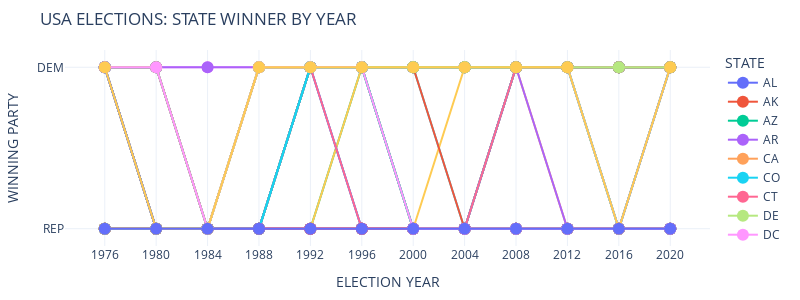

The code cell stored with this chart in its notebook:
### Markdown cell above
## Aug 18, 2024 - Plotly Figure Friday - Week 33 - US Presidential Elections
Analyze results over time, this analysis is not map based
- plot winning party of each state over all years in the data set, like D = 1, R= 0
- plot change in DEM_PCT by state per year, but subtraction of value in first year.

### Code cell
import plotly.express as px
import plotly.graph_objects as go
import polars as pl
import numpy as np

#------------------------------------------------------------------------------#
#     Read dataset from local file, clean up - uses polars LazyFrame           #
#------------------------------------------------------------------------------#
keep_columns = [
    'candidate', 'year', 'state', 'state_po', 
    'party_simplified', 'candidatevotes','totalvotes'
]
df = (
    pl.scan_csv(       # pl.scan_csv creates Lazy Frame for query optimization
    './Dataset/1976-2020-president.csv',
    ignore_errors=True
    )
    .select(
        pl.col(keep_columns))
    .filter(pl.col('party_simplified').is_in(['DEMOCRAT', 'REPUBLICAN']))
    .with_columns(
        pl.col('party_simplified')
        .str.replace('DEMOCRAT', 'DEM')
        .str.replace('REPUBLICAN', 'REP')
    )
    .filter(pl.col('candidate') != 'OTHER')
    .with_columns(
        pl.col('candidate')
            # for unique candidate family names, fix the Bushes
            .str.replace('BUSH, GEORGE H.W.', 'Bush Senior')
            .str.replace('BUSH, GEORGE W.', 'Bush Junior')
            # for unique candidate family names, fix the Clintons
            .str.replace('CLINTON, BILL', 'Clinton B.')
            .str.replace('CLINTON, HILLARY', 'Clinton H.')
            # ROMNEY, MITT wrongly listed as MITT ROMNEY, Washington 2012
            .str.replace('MITT, ROMNEY', 'ROMNEY, MITT'),
        pl.col('year').cast(pl.Int16)
    )
    .with_columns(             # get last name of candidate
        pl.col('candidate')
        .str.split(',')        
        # .list.slice(0, 1)      # gets all text up to first comma
        .list.first()           # gets all text up to first comma, usually the last name
        .str.to_titlecase()     # Title case breaks on McCain, next line fixes is
        .str.replace('Mccain', 'McCain')
    )
    # Un-named DEMOCRATIC candidate from ARIZONA in 2016 won 4 votes, drop nulls to remove
    .drop_nulls('candidate')
    .collect()    # collect applies auto-optimization to covert Lazy Frame to usable Data Frame
)

#------------------------------------------------------------------------------#
#     Make a list of candidate last names by election year. Special attention  #
#     for the Bushes (Junior & Senior) & the Clintons (Bill & Hillary)         #
#------------------------------------------------------------------------------#
df_candidates = (
    df
    .select(pl.col('candidate', 'year','party_simplified'))
    .unique()
    .sort('year')
    .pivot(index='year', on='party_simplified', values='candidate')
)

#------------------------------------------------------------------------------#
#     Group by year, state, calc difference between DEM_VOTES and REP_VOTES    #
#------------------------------------------------------------------------------#
df_votes = (
    df
    .rename({'totalvotes':'TOT_VOTES'})
    .pivot(
        index=['year', 'state', 'state_po','TOT_VOTES'],  # , 'candidate'], 
        on ='party_simplified', 
        values='candidatevotes', 
        aggregate_function='sum'
        )
    .with_columns(pl.col('year').cast(pl.Int16))
    .rename({'DEM': 'DEM_VOTES', 'REP': 'REP_VOTES'})
)

#------------------------------------------------------------------------------#
#     Use a lazy frame to goin df_votes and df_candidates, and finish          #
#     Remaining calculations                                                   #
#------------------------------------------------------------------------------#
final_df = (
    pl.LazyFrame(
        df_candidates.join(
            df_votes,
            on='year',
            how='left'
        )
        .with_columns(
            DEM_PCT = pl.col('DEM_VOTES') / pl.col('TOT_VOTES'),
            REP_PCT = pl.col('REP_VOTES') / pl.col('TOT_VOTES'),
        )
        .with_columns(   # DIFF_PCT is used for coloring each state
            DIFF_PCT = pl.col('DEM_PCT') -  pl.col('REP_PCT'),
        )
        .with_columns(   # absolute value of vote margin used by hovertemplate
            ABS_DIFF_PCT = abs(pl.col('DIFF_PCT'))
        )
        # make columns with winner's name and party for hovertemplate
        .with_columns(
            STATE_WINNER = 
                pl.when(pl.col('DEM_PCT')> pl.col('REP_PCT'))
                .then('DEM')
                .otherwise('REP'),
            WINNING_PARTY = 
                pl.when(pl.col('DEM_PCT')> pl.col('REP_PCT'))
                .then(pl.lit('D'))
                .otherwise(pl.lit('R'))
        )
        # make columns with loser's name and party for hovertemplate
        .with_columns(
            STATE_LOSER = 
                pl.when(pl.col('DEM_PCT')> pl.col('REP_PCT'))
                .then('REP')
                .otherwise('DEM'),
            LOSING_PARTY = 
                pl.when(pl.col('DEM_PCT')> pl.col('REP_PCT'))
                .then(pl.lit('R'))
                .otherwise(pl.lit('D'))
        )
         # make column with winers's vote percentage for hovertemplate
        .with_columns(
            WINNING_PCT = 
                pl.when(pl.col('DEM_PCT')> pl.col('REP_PCT'))
                .then('DEM_PCT')
                .otherwise('REP_PCT')
        )
         # make column with losers's vote percentage for hovertemplate
        .with_columns(
            LOSING_PCT = 
                pl.when(pl.col('DEM_PCT')> pl.col('REP_PCT'))
                .then('REP_PCT')
                .otherwise('DEM_PCT')
        )
    )
    .collect()
)

#------------------------------------------------------------------------------#
#     Make dataframe  with year + states as columns. data shows winning party  #
#------------------------------------------------------------------------------#
df_state_winners = (
    final_df
    .select('year', 'state', 'state_po', 'WINNING_PARTY')
    .with_columns(
        pl.col('WINNING_PARTY').str.replace('R', 'REP').str.replace('D', 'DEM')
    )
    .pivot(
        index='year',
        on = 'state_po',
        values='WINNING_PARTY'
    )
    .with_columns(pl.col('year').cast(pl.String))
    .with_columns(pl.all().cast(pl.String))
)

#------------------------------------------------------------------------------#
#     Make scatter plot of each state's winning party by year                  #
#------------------------------------------------------------------------------#
states = df_state_winners.columns[1:]
fig = px.scatter(df_state_winners, 'year', states)
fig.update_layout(
    title = f'USA Elections: State Winner by year'.upper(),
    height=300, width=800,
    xaxis_title='ELECTION YEAR'.upper(),
    yaxis_title="Winning party".upper(),
    yaxis_title_font=dict(size=14),
    xaxis_title_font=dict(size=14),
    margin={"r":50, "t":50, "l":50, "b":50},
    autosize=False,
    showlegend=True,
    template='plotly_white'
)
#  Setup hover elements
fig.update_traces(
    mode='markers+lines',
    marker=dict(size=12, line=dict(width=0)),
    )
fig.update_layout(hovermode='x unified')
fig.update_layout(legend_title='STATE')
fig.update_yaxes(range = ['REP', 'DEM'])
fig.update_yaxes(categoryorder='category descending')

fig.show()

### Figure 1 — Plotly figure (JSON) as saved in the notebook; plotly's stock layout.template omitted (floating-point values rounded to 4 significant figures)
{"data": [{"hovertemplate": "variable=AL<br>year=%{x}<br>value=%{y}<extra></extra>", "legendgroup": "AL", "marker": {"color": "#636efa", "line": {"width": 0}, "size": 12, "symbol": "circle"}, "mode": "markers+lines", "name": "AL", "orientation": "v", "showlegend": true, "type": "scatter", "x": ["1976", "1980", "1984", "1988", "1992", "1996", "2000", "2004", "2008", "2012", "2016", "2020"], "xaxis": "x", "y": ["DEM", "REP", "REP", "REP", "REP", "REP", "REP", "REP", "REP", "REP", "REP", "REP"], "yaxis": "y"}, {"hovertemplate": "variable=AK<br>year=%{x}<br>value=%{y}<extra></extra>", "legendgroup": "AK", "marker": {"color": "#EF553B", "line": {"width": 0}, "size": 12, "symbol": "circle"}, "mode": "markers+lines", "name": "AK", "orientation": "v", "showlegend": true, "type": "scatter", "x": ["1976", "1980", "1984", "1988", "1992", "1996", "2000", "2004", "2008", "2012", "2016", "2020"], "xaxis": "x", "y": ["REP", "REP", "REP", "REP", "REP", "REP", "REP", "REP", "REP", "REP", "REP", "REP"], "yaxis": "y"}, {"hovertemplate": "variable=AZ<br>year=%{x}<br>value=%{y}<extra></extra>", "legendgroup": "AZ", "marker": {"color": "#00cc96", "line": {"width": 0}, "size": 12, "symbol": "circle"}, "mode": "markers+lines", "name": "AZ", "orientation": "v", "showlegend": true, "type": "scatter", "x": ["1976", "1980", "1984", "1988", "1992", "1996", "2000", "2004", "2008", "2012", "2016", "2020"], "xaxis": "x", "y": ["REP", "REP", "REP", "REP", "REP", "DEM", "REP", "REP", "REP", "REP", "REP", "DEM"], "yaxis": "y"}, {"hovertemplate": "variable=AR<br>year=%{x}<br>value=%{y}<extra></extra>", "legendgroup": "AR", "marker": {"color": "#ab63fa", "line": {"width": 0}, "size": 12, "symbol": "circle"}, "mode": "markers+lines", "name": "AR", "orientation": "v", "showlegend": true, "type": "scatter", "x": ["1976", "1980", "1984", "1988", "1992", "1996", "2000", "2004", "2008", "2012", "2016", "2020"], "xaxis": "x", "y": ["DEM", "REP", "REP", "REP", "DEM", "DEM", "REP", "REP", "REP", "REP", "REP", "REP"], "yaxis": "y"}, {"hovertemplate": "variable=CA<br>year=%{x}<br>value=%{y}<extra></extra>", "legendgroup": "CA", "marker": {"color": "#FFA15A", "line": {"width": 0}, "size": 12, "symbol": "circle"}, "mode": "markers+lines", "name": "CA", "orientation": "v", "showlegend": true, "type": "scatter", "x": ["1976", "1980", "1984", "1988", "1992", "1996", "2000", "2004", "2008", "2012", "2016", "2020"], "xaxis": "x", "y": ["REP", "REP", "REP", "REP", "DEM", "DEM", "DEM", "DEM", "DEM", "DEM", "DEM", "DEM"], "yaxis": "y"}, {"hovertemplate": "variable=CO<br>year=%{x}<br>value=%{y}<extra></extra>", "legendgroup": "CO", "marker": {"color": "#19d3f3", "line": {"width": 0}, "size": 12, "symbol": "circle"}, "mode": "markers+lines", "name": "CO", "orientation": "v", "showlegend": true, "type": "scatter", "x": ["1976", "1980", "1984", "1988", "1992", "1996", "2000", "2004", "2008", "2012", "2016", "2020"], "xaxis": "x", "y": ["REP", "REP", "REP", "REP", "DEM", "REP", "REP", "REP", "DEM", "DEM", "DEM", "DEM"], "yaxis": "y"}, {"hovertemplate": "variable=CT<br>year=%{x}<br>value=%{y}<extra></extra>", "legendgroup": "CT", "marker": {"color": "#FF6692", "line": {"width": 0}, "size": 12, "symbol": "circle"}, "mode": "markers+lines", "name": "CT", "orientation": "v", "showlegend": true, "type": "scatter", "x": ["1976", "1980", "1984", "1988", "1992", "1996", "2000", "2004", "2008", "2012", "2016", "2020"], "xaxis": "x", "y": ["REP", "REP", "REP", "REP", "DEM", "DEM", "DEM", "DEM", "DEM", "DEM", "DEM", "DEM"], "yaxis": "y"}, {"hovertemplate": "variable=DE<br>year=%{x}<br>value=%{y}<extra></extra>", "legendgroup": "DE", "marker": {"color": "#B6E880", "line": {"width": 0}, "size": 12, "symbol": "circle"}, "mode": "markers+lines", "name": "DE", "orientation": "v", "showlegend": true, "type": "scatter", "x": ["1976", "1980", "1984", "1988", "1992", "1996", "2000", "2004", "2008", "2012", "2016", "2020"], "xaxis": "x", "y": ["DEM", "REP", "REP", "REP", "DEM", "DEM", "DEM", "DEM", "DEM", "DEM", "DEM", "DEM"], "yaxis": "y"}, {"hovertemplate": "variable=DC<br>year=%{x}<br>value=%{y}<extra></extra>", "legendgroup": "DC", "marker": {"color": "#FF97FF", "line": {"width": 0}, "size": 12, "symbol": "circle"}, "mode": "markers+lines", "name": "DC", "orientation": "v", "showlegend": true, "type": "scatter", "x": ["1976", "1980", "1984", "1988", "1992", "1996", "2000", "2004", "2008", "2012", "2016", "2020"], "xaxis": "x", "y": ["DEM", "DEM", "DEM", "DEM", "DEM", "DEM", "DEM", "DEM", "DEM", "DEM", "DEM", "DEM"], "yaxis": "y"}, {"hovertemplate": "variable=FL<br>year=%{x}<br>value=%{y}<extra></extra>", "legendgroup": "FL", "marker": {"color": "#FECB52", "line": {"width": 0}, "size": 12, "symbol": "circle"}, "mode": "markers+lines", "name": "FL", "orientation": "v", "showlegend": true, "type": "scatter", "x": ["1976", "1980", "1984", "1988", "1992", "1996", "2000", "2004", "2008", "2012", "2016", "2020"], "xaxis": "x", "y": ["DEM", "REP", "REP", "REP", "REP", "DEM", "REP", "REP", "DEM", "DEM", "REP", "REP"], "yaxis": "y"}, {"hovertemplate": "variable=GA<br>year=%{x}<br>value=%{y}<extra></extra>", "legendgroup": "GA", "marker": {"color": "#636efa", "line": {"width": 0}, "size": 12, "symbol": "circle"}, "mode": "markers+lines", "name": "GA", "orientation": "v", "showlegend": true, "type": "scatter", "x": ["1976", "1980", "1984", "1988", "1992", "1996", "2000", "2004", "2008", "2012", "2016", "2020"], "xaxis": "x", "y": ["DEM", "DEM", "REP", "REP", "DEM", "REP", "REP", "REP", "REP", "REP", "REP", "DEM"], "yaxis": "y"}, {"hovertemplate": "variable=HI<br>year=%{x}<br>value=%{y}<extra></extra>", "legendgroup": "HI", "marker": {"color": "#EF553B", "line": {"width": 0}, "size": 12, "symbol": "circle"}, "mode": "markers+lines", "name": "HI", "orientation": "v", "showlegend": true, "type": "scatter", "x": ["1976", "1980", "1984", "1988", "1992", "1996", "2000", "2004", "2008", "2012", "2016", "2020"], "xaxis": "x", "y": ["DEM", "DEM", "REP", "DEM", "DEM", "DEM", "DEM", "DEM", "DEM", "DEM", "DEM", "DEM"], "yaxis": "y"}, {"hovertemplate": "variable=ID<br>year=%{x}<br>value=%{y}<extra></extra>", "legendgroup": "ID", "marker": {"color": "#00cc96", "line": {"width": 0}, "size": 12, "symbol": "circle"}, "mode": "markers+lines", "name": "ID", "orientation": "v", "showlegend": true, "type": "scatter", "x": ["1976", "1980", "1984", "1988", "1992", "1996", "2000", "2004", "2008", "2012", "2016", "2020"], "xaxis": "x", "y": ["REP", "REP", "REP", "REP", "REP", "REP", "REP", "REP", "REP", "REP", "REP", "REP"], "yaxis": "y"}, {"hovertemplate": "variable=IL<br>year=%{x}<br>value=%{y}<extra></extra>", "legendgroup": "IL", "marker": {"color": "#ab63fa", "line": {"width": 0}, "size": 12, "symbol": "circle"}, "mode": "markers+lines", "name": "IL", "orientation": "v", "showlegend": true, "type": "scatter", "x": ["1976", "1980", "1984", "1988", "1992", "1996", "2000", "2004", "2008", "2012", "2016", "2020"], "xaxis": "x", "y": ["REP", "REP", "REP", "REP", "DEM", "DEM", "DEM", "DEM", "DEM", "DEM", "DEM", "DEM"], "yaxis": "y"}, {"hovertemplate": "variable=IN<br>year=%{x}<br>value=%{y}<extra></extra>", "legendgroup": "IN", "marker": {"color": "#FFA15A", "line": {"width": 0}, "size": 12, "symbol": "circle"}, "mode": "markers+lines", "name": "IN", "orientation": "v", "showlegend": true, "type": "scatter", "x": ["1976", "1980", "1984", "1988", "1992", "1996", "2000", "2004", "2008", "2012", "2016", "2020"], "xaxis": "x", "y": ["REP", "REP", "REP", "REP", "REP", "REP", "REP", "REP", "DEM", "REP", "REP", "REP"], "yaxis": "y"}, {"hovertemplate": "variable=IA<br>year=%{x}<br>value=%{y}<extra></extra>", "legendgroup": "IA", "marker": {"color": "#19d3f3", "line": {"width": 0}, "size": 12, "symbol": "circle"}, "mode": "markers+lines", "name": "IA", "orientation": "v", "showlegend": true, "type": "scatter", "x": ["1976", "1980", "1984", "1988", "1992", "1996", "2000", "2004", "2008", "2012", "2016", "2020"], "xaxis": "x", "y": ["REP", "REP", "REP", "DEM", "DEM", "DEM", "DEM", "REP", "DEM", "DEM", "REP", "REP"], "yaxis": "y"}, {"hovertemplate": "variable=KS<br>year=%{x}<br>value=%{y}<extra></extra>", "legendgroup": "KS", "marker": {"color": "#FF6692", "line": {"width": 0}, "size": 12, "symbol": "circle"}, "mode": "markers+lines", "name": "KS", "orientation": "v", "showlegend": true, "type": "scatter", "x": ["1976", "1980", "1984", "1988", "1992", "1996", "2000", "2004", "2008", "2012", "2016", "2020"], "xaxis": "x", "y": ["REP", "REP", "REP", "REP", "REP", "REP", "REP", "REP", "REP", "REP", "REP", "REP"], "yaxis": "y"}, {"hovertemplate": "variable=KY<br>year=%{x}<br>value=%{y}<extra></extra>", "legendgroup": "KY", "marker": {"color": "#B6E880", "line": {"width": 0}, "size": 12, "symbol": "circle"}, "mode": "markers+lines", "name": "KY", "orientation": "v", "showlegend": true, "type": "scatter", "x": ["1976", "1980", "1984", "1988", "1992", "1996", "2000", "2004", "2008", "2012", "2016", "2020"], "xaxis": "x", "y": ["DEM", "REP", "REP", "REP", "DEM", "DEM", "REP", "REP", "REP", "REP", "REP", "REP"], "yaxis": "y"}, {"hovertemplate": "variable=LA<br>year=%{x}<br>value=%{y}<extra></extra>", "legendgroup": "LA", "marker": {"color": "#FF97FF", "line": {"width": 0}, "size": 12, "symbol": "circle"}, "mode": "markers+lines", "name": "LA", "orientation": "v", "showlegend": true, "type": "scatter", "x": ["1976", "1980", "1984", "1988", "1992", "1996", "2000", "2004", "2008", "2012", "2016", "2020"], "xaxis": "x", "y": ["DEM", "REP", "REP", "REP", "DEM", "DEM", "REP", "REP", "REP", "REP", "REP", "REP"], "yaxis": "y"}, {"hovertemplate": "variable=ME<br>year=%{x}<br>value=%{y}<extra></extra>", "legendgroup": "ME", "marker": {"color": "#FECB52", "line": {"width": 0}, "size": 12, "symbol": "circle"}, "mode": "markers+lines", "name": "ME", "orientation": "v", "showlegend": true, "type": "scatter", "x": ["1976", "1980", "1984", "1988", "1992", "1996", "2000", "2004", "2008", "2012", "2016", "2020"], "xaxis": "x", "y": ["REP", "REP", "REP", "REP", "DEM", "DEM", "DEM", "DEM", "DEM", "DEM", "DEM", "DEM"], "yaxis": "y"}, {"hovertemplate": "variable=MD<br>year=%{x}<br>value=%{y}<extra></extra>", "legendgroup": "MD", "marker": {"color": "#636efa", "line": {"width": 0}, "size": 12, "symbol": "circle"}, "mode": "markers+lines", "name": "MD", "orientation": "v", "showlegend": true, "type": "scatter", "x": ["1976", "1980", "1984", "1988", "1992", "1996", "2000", "2004", "2008", "2012", "2016", "2020"], "xaxis": "x", "y": ["DEM", "DEM", "REP", "REP", "DEM", "DEM", "DEM", "DEM", "DEM", "DEM", "DEM", "DEM"], "yaxis": "y"}, {"hovertemplate": "variable=MA<br>year=%{x}<br>value=%{y}<extra></extra>", "legendgroup": "MA", "marker": {"color": "#EF553B", "line": {"width": 0}, "size": 12, "symbol": "circle"}, "mode": "markers+lines", "name": "MA", "orientation": "v", "showlegend": true, "type": "scatter", "x": ["1976", "1980", "1984", "1988", "1992", "1996", "2000", "2004", "2008", "2012", "2016", "2020"], "xaxis": "x", "y": ["DEM", "REP", "REP", "DEM", "DEM", "DEM", "DEM", "DEM", "DEM", "DEM", "DEM", "DEM"], "yaxis": "y"}, {"hovertemplate": "variable=MI<br>year=%{x}<br>value=%{y}<extra></extra>", "legendgroup": "MI", "marker": {"color": "#00cc96", "line": {"width": 0}, "size": 12, "symbol": "circle"}, "mode": "markers+lines", "name": "MI", "orientation": "v", "showlegend": true, "type": "scatter", "x": ["1976", "1980", "1984", "1988", "1992", "1996", "2000", "2004", "2008", "2012", "2016", "2020"], "xaxis": "x", "y": ["REP", "REP", "REP", "REP", "DEM", "DEM", "DEM", "DEM", "DEM", "DEM", "REP", "DEM"], "yaxis": "y"}, {"hovertemplate": "variable=MN<br>year=%{x}<br>value=%{y}<extra></extra>", "legendgroup": "MN", "marker": {"color": "#ab63fa", "line": {"width": 0}, "size": 12, "symbol": "circle"}, "mode": "markers+lines", "name": "MN", "orientation": "v", "showlegend": true, "type": "scatter", "x": ["1976", "1980", "1984", "1988", "1992", "1996", "2000", "2004", "2008", "2012", "2016", "2020"], "xaxis": "x", "y": ["DEM", "DEM", "DEM", "DEM", "DEM", "DEM", "DEM", "DEM", "DEM", "DEM", "DEM", "DEM"], "yaxis": "y"}, {"hovertemplate": "variable=MS<br>year=%{x}<br>value=%{y}<extra></extra>", "legendgroup": "MS", "marker": {"color": "#FFA15A", "line": {"width": 0}, "size": 12, "symbol": "circle"}, "mode": "markers+lines", "name": "MS", "orientation": "v", "showlegend": true, "type": "scatter", "x": ["1976", "1980", "1984", "1988", "1992", "1996", "2000", "2004", "2008", "2012", "2016", "2020"], "xaxis": "x", "y": ["DEM", "REP", "REP", "REP", "REP", "REP", "REP", "REP", "REP", "REP", "REP", "REP"], "yaxis": "y"}, {"hovertemplate": "variable=MO<br>year=%{x}<br>value=%{y}<extra></extra>", "legendgroup": "MO", "marker": {"color": "#19d3f3", "line": {"width": 0}, "size": 12, "symbol": "circle"}, "mode": "markers+lines", "name": "MO", "orientation": "v", "showlegend": true, "type": "scatter", "x": ["1976", "1980", "1984", "1988", "1992", "1996", "2000", "2004", "2008", "2012", "2016", "2020"], "xaxis": "x", "y": ["DEM", "REP", "REP", "REP", "DEM", "DEM", "REP", "REP", "REP", "REP", "REP", "REP"], "yaxis": "y"}, {"hovertemplate": "variable=MT<br>year=%{x}<br>value=%{y}<extra></extra>", "legendgroup": "MT", "marker": {"color": "#FF6692", "line": {"width": 0}, "size": 12, "symbol": "circle"}, "mode": "markers+lines", "name": "MT", "orientation": "v", "showlegend": true, "type": "scatter", "x": ["1976", "1980", "1984", "1988", "1992", "1996", "2000", "2004", "2008", "2012", "2016", "2020"], "xaxis": "x", "y": ["REP", "REP", "REP", "REP", "DEM", "REP", "REP", "REP", "REP", "REP", "REP", "REP"], "yaxis": "y"}, {"hovertemplate": "variable=NE<br>year=%{x}<br>value=%{y}<extra></extra>", "legendgroup": "NE", "marker": {"color": "#B6E880", "line": {"width": 0}, "size": 12, "symbol": "circle"}, "mode": "markers+lines", "name": "NE", "orientation": "v", "showlegend": true, "type": "scatter", "x": ["1976", "1980", "1984", "1988", "1992", "1996", "2000", "2004", "2008", "2012", "2016", "2020"], "xaxis": "x", "y": ["REP", "REP", "REP", "REP", "REP", "REP", "REP", "REP", "REP", "REP", "REP", "REP"], "yaxis": "y"}, {"hovertemplate": "variable=NV<br>year=%{x}<br>value=%{y}<extra></extra>", "legendgroup": "NV", "marker": {"color": "#FF97FF", "line": {"width": 0}, "size": 12, "symbol": "circle"}, "mode": "markers+lines", "name": "NV", "orientation": "v", "showlegend": true, "type": "scatter", "x": ["1976", "1980", "1984", "1988", "1992", "1996", "2000", "2004", "2008", "2012", "2016", "2020"], "xaxis": "x", "y": ["REP", "REP", "REP", "REP", "DEM", "DEM", "REP", "REP", "DEM", "DEM", "DEM", "DEM"], "yaxis": "y"}, {"hovertemplate": "variable=NH<br>year=%{x}<br>value=%{y}<extra></extra>", "legendgroup": "NH", "marker": {"color": "#FECB52", "line": {"width": 0}, "size": 12, "symbol": "circle"}, "mode": "markers+lines", "name": "NH", "orientation": "v", "showlegend": true, "type": "scatter", "x": ["1976", "1980", "1984", "1988", "1992", "1996", "2000", "2004", "2008", "2012", "2016", "2020"], "xaxis": "x", "y": ["REP", "REP", "REP", "REP", "DEM", "DEM", "REP", "DEM", "DEM", "DEM", "DEM", "DEM"], "yaxis": "y"}, {"hovertemplate": "variable=NJ<br>year=%{x}<br>value=%{y}<extra></extra>", "legendgroup": "NJ", "marker": {"color": "#636efa", "line": {"width": 0}, "size": 12, "symbol": "circle"}, "mode": "markers+lines", "name": "NJ", "orientation": "v", "showlegend": true, "type": "scatter", "x": ["1976", "1980", "1984", "1988", "1992", "1996", "2000", "2004", "2008", "2012", "2016", "2020"], "xaxis": "x", "y": ["REP", "REP", "REP", "REP", "DEM", "DEM", "DEM", "DEM", "DEM", "DEM", "DEM", "DEM"], "yaxis": "y"}, {"hovertemplate": "variable=NM<br>year=%{x}<br>value=%{y}<extra></extra>", "legendgroup": "NM", "marker": {"color": "#EF553B", "line": {"width": 0}, "size": 12, "symbol": "circle"}, "mode": "markers+lines", "name": "NM", "orientation": "v", "showlegend": true, "type": "scatter", "x": ["1976", "1980", "1984", "1988", "1992", "1996", "2000", "2004", "2008", "2012", "2016", "2020"], "xaxis": "x", "y": ["REP", "REP", "REP", "REP", "DEM", "DEM", "DEM", "REP", "DEM", "DEM", "DEM", "DEM"], "yaxis": "y"}, {"hovertemplate": "variable=NY<br>year=%{x}<br>value=%{y}<extra></extra>", "legendgroup": "NY", "marker": {"color": "#00cc96", "line": {"width": 0}, "size": 12, "symbol": "circle"}, "mode": "markers+lines", "name": "NY", "orientation": "v", "showlegend": true, "type": "scatter", "x": ["1976", "1980", "1984", "1988", "1992", "1996", "2000", "2004", "2008", "2012", "2016", "2020"], "xaxis": "x", "y": ["DEM", "DEM", "REP", "DEM", "DEM", "DEM", "DEM", "DEM", "DEM", "DEM", "DEM", "DEM"], "yaxis": "y"}, {"hovertemplate": "variable=NC<br>year=%{x}<br>value=%{y}<extra></extra>", "legendgroup": "NC", "marker": {"color": "#ab63fa", "line": {"width": 0}, "size": 12, "symbol": "circle"}, "mode": "markers+lines", "name": "NC", "orientation": "v", "showlegend": true, "type": "scatter", "x": ["1976", "1980", "1984", "1988", "1992", "1996", "2000", "2004", "2008", "2012", "2016", "2020"], "xaxis": "x", "y": ["DEM", "REP", "REP", "REP", "REP", "REP", "REP", "REP", "DEM", "REP", "REP", "REP"], "yaxis": "y"}, {"hovertemplate": "variable=ND<br>year=%{x}<br>value=%{y}<extra></extra>", "legendgroup": "ND", "marker": {"color": "#FFA15A", "line": {"width": 0}, "size": 12, "symbol": "circle"}, "mode": "markers+lines", "name": "ND", "orientation": "v", "showlegend": true, "type": "scatter", "x": ["1976", "1980", "1984", "1988", "1992", "1996", "2000", "2004", "2008", "2012", "2016", "2020"], "xaxis": "x", "y": ["REP", "REP", "REP", "REP", "REP", "REP", "REP", "REP", "REP", "REP", "REP", "REP"], "yaxis": "y"}, {"hovertemplate": "variable=OH<br>year=%{x}<br>value=%{y}<extra></extra>", "legendgroup": "OH", "marker": {"color": "#19d3f3", "line": {"width": 0}, "size": 12, "symbol": "circle"}, "mode": "markers+lines", "name": "OH", "orientation": "v", "showlegend": true, "type": "scatter", "x": ["1976", "1980", "1984", "1988", "1992", "1996", "2000", "2004", "2008", "2012", "2016", "2020"], "xaxis": "x", "y": ["DEM", "REP", "REP", "REP", "DEM", "DEM", "REP", "REP", "DEM", "DEM", "REP", "REP"], "yaxis": "y"}, {"hovertemplate": "variable=OK<br>year=%{x}<br>value=%{y}<extra></extra>", "legendgroup": "OK", "marker": {"color": "#FF6692", "line": {"width": 0}, "size": 12, "symbol": "circle"}, "mode": "markers+lines", "name": "OK", "orientation": "v", "showlegend": true, "type": "scatter", "x": ["1976", "1980", "1984", "1988", "1992", "1996", "2000", "2004", "2008", "2012", "2016", "2020"], "xaxis": "x", "y": ["REP", "REP", "REP", "REP", "REP", "REP", "REP", "REP", "REP", "REP", "REP", "REP"], "yaxis": "y"}, {"hovertemplate": "variable=OR<br>year=%{x}<br>value=%{y}<extra></extra>", "legendgroup": "OR", "marker": {"color": "#B6E880", "line": {"width": 0}, "size": 12, "symbol": "circle"}, "mode": "markers+lines", "name": "OR", "orientation": "v", "showlegend": true, "type": "scatter", "x": ["1976", "1980", "1984", "1988", "1992", "1996", "2000", "2004", "2008", "2012", "2016", "2020"], "xaxis": "x", "y": ["REP", "REP", "REP", "DEM", "DEM", "DEM", "DEM", "DEM", "DEM", "DEM", "DEM", "DEM"], "yaxis": "y"}, {"hovertemplate": "variable=PA<br>year=%{x}<br>value=%{y}<extra></extra>", "legendgroup": "PA", "marker": {"color": "#FF97FF", "line": {"width": 0}, "size": 12, "symbol": "circle"}, "mode": "markers+lines", "name": "PA", "orientation": "v", "showlegend": true, "type": "scatter", "x": ["1976", "1980", "1984", "1988", "1992", "1996", "2000", "2004", "2008", "2012", "2016", "2020"], "xaxis": "x", "y": ["DEM", "REP", "REP", "REP", "DEM", "DEM", "DEM", "DEM", "DEM", "DEM", "REP", "DEM"], "yaxis": "y"}, {"hovertemplate": "variable=RI<br>year=%{x}<br>value=%{y}<extra></extra>", "legendgroup": "RI", "marker": {"color": "#FECB52", "line": {"width": 0}, "size": 12, "symbol": "circle"}, "mode": "markers+lines", "name": "RI", "orientation": "v", "showlegend": true, "type": "scatter", "x": ["1976", "1980", "1984", "1988", "1992", "1996", "2000", "2004", "2008", "2012", "2016", "2020"], "xaxis": "x", "y": ["DEM", "DEM", "REP", "DEM", "DEM", "DEM", "DEM", "DEM", "DEM", "DEM", "DEM", "DEM"], "yaxis": "y"}, {"hovertemplate": "variable=SC<br>year=%{x}<br>value=%{y}<extra></extra>", "legendgroup": "SC", "marker": {"color": "#636efa", "line": {"width": 0}, "size": 12, "symbol": "circle"}, "mode": "markers+lines", "name": "SC", "orientation": "v", "showlegend": true, "type": "scatter", "x": ["1976", "1980", "1984", "1988", "1992", "1996", "2000", "2004", "2008", "2012", "2016", "2020"], "xaxis": "x", "y": ["DEM", "REP", "REP", "REP", "REP", "REP", "REP", "REP", "REP", "REP", "REP", "REP"], "yaxis": "y"}, {"hovertemplate": "variable=SD<br>year=%{x}<br>value=%{y}<extra></extra>", "legendgroup": "SD", "marker": {"color": "#EF553B", "line": {"width": 0}, "size": 12, "symbol": "circle"}, "mode": "markers+lines", "name": "SD", "orientation": "v", "showlegend": true, "type": "scatter", "x": ["1976", "1980", "1984", "1988", "1992", "1996", "2000", "2004", "2008", "2012", "2016", "2020"], "xaxis": "x", "y": ["REP", "REP", "REP", "REP", "REP", "REP", "REP", "REP", "REP", "REP", "REP", "REP"], "yaxis": "y"}, {"hovertemplate": "variable=TN<br>year=%{x}<br>value=%{y}<extra></extra>", "legendgroup": "TN", "marker": {"color": "#00cc96", "line": {"width": 0}, "size": 12, "symbol": "circle"}, "mode": "markers+lines", "name": "TN", "orientation": "v", "showlegend": true, "type": "scatter", "x": ["1976", "1980", "1984", "1988", "1992", "1996", "2000", "2004", "2008", "2012", "2016", "2020"], "xaxis": "x", "y": ["DEM", "REP", "REP", "REP", "DEM", "DEM", "REP", "REP", "REP", "REP", "REP", "REP"], "yaxis": "y"}, {"hovertemplate": "variable=TX<br>year=%{x}<br>value=%{y}<extra></extra>", "legendgroup": "TX", "marker": {"color": "#ab63fa", "line": {"width": 0}, "size": 12, "symbol": "circle"}, "mode": "markers+lines", "name": "TX", "orientation": "v", "showlegend": true, "type": "scatter", "x": ["1976", "1980", "1984", "1988", "1992", "1996", "2000", "2004", "2008", "2012", "2016", "2020"], "xaxis": "x", "y": ["DEM", "REP", "REP", "REP", "REP", "REP", "REP", "REP", "REP", "REP", "REP", "REP"], "yaxis": "y"}, {"hovertemplate": "variable=UT<br>year=%{x}<br>value=%{y}<extra></extra>", "legendgroup": "UT", "marker": {"color": "#FFA15A", "line": {"width": 0}, "size": 12, "symbol": "circle"}, "mode": "markers+lines", "name": "UT", "orientation": "v", "showlegend": true, "type": "scatter", "x": ["1976", "1980", "1984", "1988", "1992", "1996", "2000", "2004", "2008", "2012", "2016", "2020"], "xaxis": "x", "y": ["REP", "REP", "REP", "REP", "REP", "REP", "REP", "REP", "REP", "REP", "REP", "REP"], "yaxis": "y"}, {"hovertemplate": "variable=VT<br>year=%{x}<br>value=%{y}<extra></extra>", "legendgroup": "VT", "marker": {"color": "#19d3f3", "line": {"width": 0}, "size": 12, "symbol": "circle"}, "mode": "markers+lines", "name": "VT", "orientation": "v", "showlegend": true, "type": "scatter", "x": ["1976", "1980", "1984", "1988", "1992", "1996", "2000", "2004", "2008", "2012", "2016", "2020"], "xaxis": "x", "y": ["REP", "REP", "REP", "REP", "DEM", "DEM", "DEM", "DEM", "DEM", "DEM", "DEM", "DEM"], "yaxis": "y"}, {"hovertemplate": "variable=VA<br>year=%{x}<br>value=%{y}<extra></extra>", "legendgroup": "VA", "marker": {"color": "#FF6692", "line": {"width": 0}, "size": 12, "symbol": "circle"}, "mode": "markers+lines", "name": "VA", "orientation": "v", "showlegend": true, "type": "scatter", "x": ["1976", "1980", "1984", "1988", "1992", "1996", "2000", "2004", "2008", "2012", "2016", "2020"], "xaxis": "x", "y": ["REP", "REP", "REP", "REP", "REP", "REP", "REP", "REP", "DEM", "DEM", "DEM", "DEM"], "yaxis": "y"}, {"hovertemplate": "variable=WA<br>year=%{x}<br>value=%{y}<extra></extra>", "legendgroup": "WA", "marker": {"color": "#B6E880", "line": {"width": 0}, "size": 12, "symbol": "circle"}, "mode": "markers+lines", "name": "WA", "orientation": "v", "showlegend": true, "type": "scatter", "x": ["1976", "1980", "1984", "1988", "1992", "1996", "2000", "2004", "2008", "2012", "2016", "2020"], "xaxis": "x", "y": ["REP", "REP", "REP", "DEM", "DEM", "DEM", "DEM", "DEM", "DEM", "DEM", "DEM", "DEM"], "yaxis": "y"}, {"hovertemplate": "variable=WV<br>year=%{x}<br>value=%{y}<extra></extra>", "legendgroup": "WV", "marker": {"color": "#FF97FF", "line": {"width": 0}, "size": 12, "symbol": "circle"}, "mode": "markers+lines", "name": "WV", "orientation": "v", "showlegend": true, "type": "scatter", "x": ["1976", "1980", "1984", "1988", "1992", "1996", "2000", "2004", "2008", "2012", "2016", "2020"], "xaxis": "x", "y": ["DEM", "DEM", "REP", "DEM", "DEM", "DEM", "REP", "REP", "REP", "REP", "REP", "REP"], "yaxis": "y"}, {"hovertemplate": "variable=WI<br>year=%{x}<br>value=%{y}<extra></extra>", "legendgroup": "WI", "marker": {"color": "#FECB52", "line": {"width": 0}, "size": 12, "symbol": "circle"}, "mode": "markers+lines", "name": "WI", "orientation": "v", "showlegend": true, "type": "scatter", "x": ["1976", "1980", "1984", "1988", "1992", "1996", "2000", "2004", "2008", "2012", "2016", "2020"], "xaxis": "x", "y": ["DEM", "REP", "REP", "DEM", "DEM", "DEM", "DEM", "DEM", "DEM", "DEM", "REP", "DEM"], "yaxis": "y"}, {"hovertemplate": "variable=WY<br>year=%{x}<br>value=%{y}<extra></extra>", "legendgroup": "WY", "marker": {"color": "#636efa", "line": {"width": 0}, "size": 12, "symbol": "circle"}, "mode": "markers+lines", "name": "WY", "orientation": "v", "showlegend": true, "type": "scatter", "x": ["1976", "1980", "1984", "1988", "1992", "1996", "2000", "2004", "2008", "2012", "2016", "2020"], "xaxis": "x", "y": ["REP", "REP", "REP", "REP", "REP", "REP", "REP", "REP", "REP", "REP", "REP", "REP"], "yaxis": "y"}], "layout": {"autosize": false, "height": 300, "hovermode": "x unified", "legend": {"title": {"text": "STATE"}, "tracegroupgap": 0}, "margin": {"b": 50, "l": 50, "r": 50, "t": 50}, "showlegend": true, "title": {"text": "USA ELECTIONS: STATE WINNER BY YEAR"}, "width": 800, "xaxis": {"anchor": "y", "domain": [0, 1], "title": {"font": {"size": 14}, "text": "ELECTION YEAR"}}, "yaxis": {"anchor": "x", "categoryorder": "category descending", "domain": [0, 1], "range": ["REP", "DEM"], "title": {"font": {"size": 14}, "text": "WINNING PARTY"}}}}
